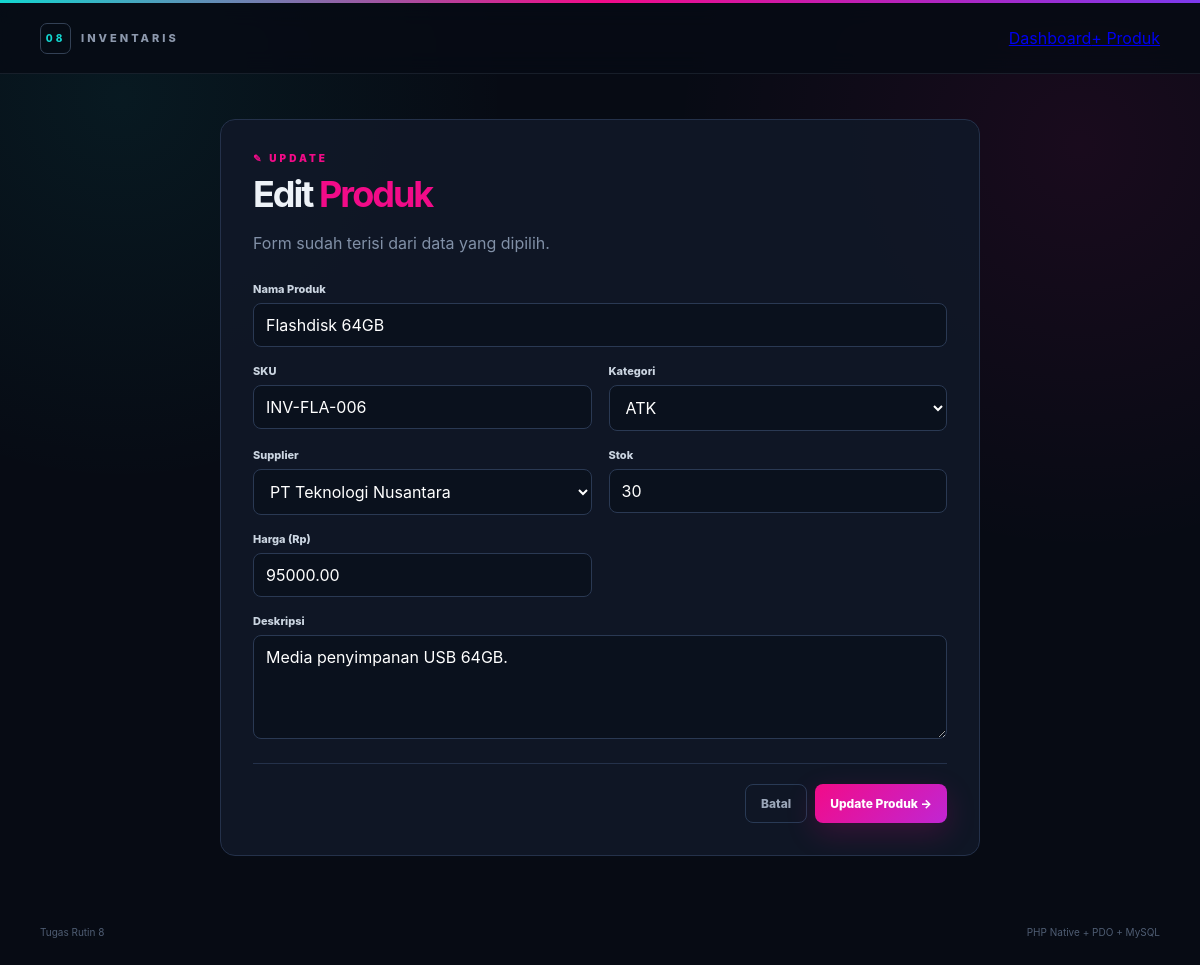
Screenshot of /product_edit.php?id=6 with the database file from the repository.
### tables this page shows
CREATE TABLE products (
 id INT UNSIGNED AUTO_INCREMENT PRIMARY KEY,
 category_id INT UNSIGNED NOT NULL,
 supplier_id INT UNSIGNED NOT NULL,
 name VARCHAR(150) NOT NULL,
 sku VARCHAR(50) NOT NULL UNIQUE,
 quantity INT UNSIGNED NOT NULL DEFAULT 0,
 price DECIMAL(15,2) NOT NULL DEFAULT 0,
 description TEXT,
 created_at TIMESTAMP DEFAULT CURRENT_TIMESTAMP,
 updated_at TIMESTAMP DEFAULT CURRENT_TIMESTAMP ON UPDATE CURRENT_TIMESTAMP,
 CONSTRAINT fk_products_category FOREIGN KEY(category_id) REFERENCES categories(id) ON UPDATE CASCADE ON DELETE RESTRICT,
 CONSTRAINT fk_products_supplier FOREIGN KEY(supplier_id) REFERENCES suppliers(id) ON UPDATE CASCADE ON DELETE RESTRICT
);

CREATE TABLE categories (
 id INT UNSIGNED AUTO_INCREMENT PRIMARY KEY,
 name VARCHAR(100) NOT NULL UNIQUE,
 created_at TIMESTAMP DEFAULT CURRENT_TIMESTAMP
);

CREATE TABLE suppliers (
 id INT UNSIGNED AUTO_INCREMENT PRIMARY KEY,
 name VARCHAR(150) NOT NULL,
 phone VARCHAR(30),
 address VARCHAR(255),
 created_at TIMESTAMP DEFAULT CURRENT_TIMESTAMP
);

### includes/functions.php (called while the page is built, shortened)
<?php
function e(?string $value): string {
    return htmlspecialchars((string)$value, ENT_QUOTES, "UTF-8");
}

### product_edit.php (the view, shortened to what this page needs)
<?php
require_once __DIR__ . "/config/bootstrap.php";
$id=filter_input(INPUT_GET,"id",FILTER_VALIDATE_INT);
$categories=$db->query("SELECT id,name FROM categories ORDER BY name")->fetchAll();
$suppliers=$db->query("SELECT id,name FROM suppliers ORDER BY name")->fetchAll();
$q=$db->prepare("SELECT * FROM products WHERE id=:id"); $q->execute([":id"=>$id]); $product=$q->fetch();
$pageTitle="Edit Produk";require __DIR__."/includes/header.php";
?>
<section class="form-page"><div class="form-card">
<div class="eyebrow">✎ UPDATE</div><h1>Edit <span>Produk</span></h1><p class="muted">Form sudah terisi dari data yang dipilih.</p>
<form method="post" class="product-form"><input type="hidden" name="csrf_token" value="<?=e(csrfToken())?>">
<div class="form-grid">
<div class="field full"><label>Nama Produk</label><input name="name" value="<?=e($product["name"])?>" required></div>
<div class="field"><label>SKU</label><input name="sku" value="<?=e($product["sku"])?>" required></div>
<div class="field"><label>Kategori</label><select name="category_id"><?php foreach($categories as $c): ?><option value="<?=$c["id"]?>" <?=$product["category_id"]==$c["id"]?"selected":""?>><?=e($c["name"])?></option><?php endforeach;?></select></div>
<div class="field"><label>Supplier</label><select name="supplier_id"><?php foreach($suppliers as $s): ?><option value="<?=$s["id"]?>" <?=$product["supplier_id"]==$s["id"]?"selected":""?>><?=e($s["name"])?></option><?php endforeach;?></select></div>
<div class="field"><label>Stok</label><input type="number" min="0" name="quantity" value="<?=e((string)$product["quantity"])?>" required></div>
<div class="field"><label>Harga (Rp)</label><input type="number" min="0" step="0.01" name="price" value="<?=e((string)$product["price"])?>" required></div>
<div class="field full"><label>Deskripsi</label><textarea name="description" rows="4"><?=e($product["description"]??"")?></textarea></div>
</div>
<div class="form-actions"><a class="btn ghost" href="index.php">Batal</a><button class="btn primary">Update Produk →</button></div>
</form></div></section>
<?php require __DIR__."/includes/footer.php"; ?>

### assets/style.css (style rules this page uses)
* { box-sizing:border-box }
:root { --bg:#070b14;--panel:#101827;--border:#24314a;--text:#edf2f7;--muted:#8190a7;--pink:#f20b88;--cyan:#13d6d0;--green:#22c55e;--red:#ef4444 }
body { margin:0;min-height:100vh;color:var(--text);background:radial-gradient(circle at 10% 10%,rgba(19,214,208,.07),transparent 28%),radial-gradient(circle at 90% 15%,rgba(242,11,136,.08),transparent 30%),var(--bg);font-family:Inter,system-ui,Segoe UI,Arial,sans-serif }
body:before { content:"";display:block;height:3px;background:linear-gradient(90deg,var(--cyan),var(--pink),#7c3aed) }
.eyebrow { color:var(--pink);font-size:10px;font-weight:900;letter-spacing:3px;margin-bottom:12px }
h1 { margin:0;font-size:clamp(30px,5vw,48px);line-height:1.05;letter-spacing:-2px }
h1 span { color:var(--pink) }
.hero p,.muted { color:var(--muted);line-height:1.7 }
.btn { display:inline-flex;align-items:center;justify-content:center;gap:7px;border:0;border-radius:8px;padding:11px 15px;text-decoration:none;cursor:pointer;font:inherit;font-size:12px;font-weight:800;white-space:nowrap }
.btn.primary { color:white;background:linear-gradient(135deg,var(--pink),#c026d3);box-shadow:0 10px 30px rgba(242,11,136,.18) }
.btn.ghost { color:#9aa6b8;background:transparent;border:1px solid #293a55 }
.panel,.form-card { background:rgba(16,24,39,.9);border:1px solid var(--border);border-radius:15px;overflow:hidden }
input,select,textarea { width:100%;border:1px solid #2a3953;border-radius:8px;background:#0a111d;color:white;padding:11px 12px;outline:none;font:inherit }
.form-page { max-width:760px;margin:auto }
.form-card { padding:32px }
.form-card h1 { font-size:36px }
.product-form { margin-top:25px }
.form-grid { display:grid;grid-template-columns:1fr 1fr;gap:17px }
.field { display:flex;flex-direction:column;gap:7px }
.field.full { grid-column:1/-1 }
.field label { color:#cbd5e1;font-size:11px;font-weight:800 }
.form-actions { display:flex;justify-content:flex-end;gap:8px;margin-top:24px;padding-top:20px;border-top:1px solid #24314a }

### rows the page displays
products: name "Flashdisk 64GB", sku "INV-FLA-006", category_id "ATK", supplier_id "PT Teknologi Nusantara", quantity "30", price "95000.00", description "Media penyimpanan USB 64GB."
